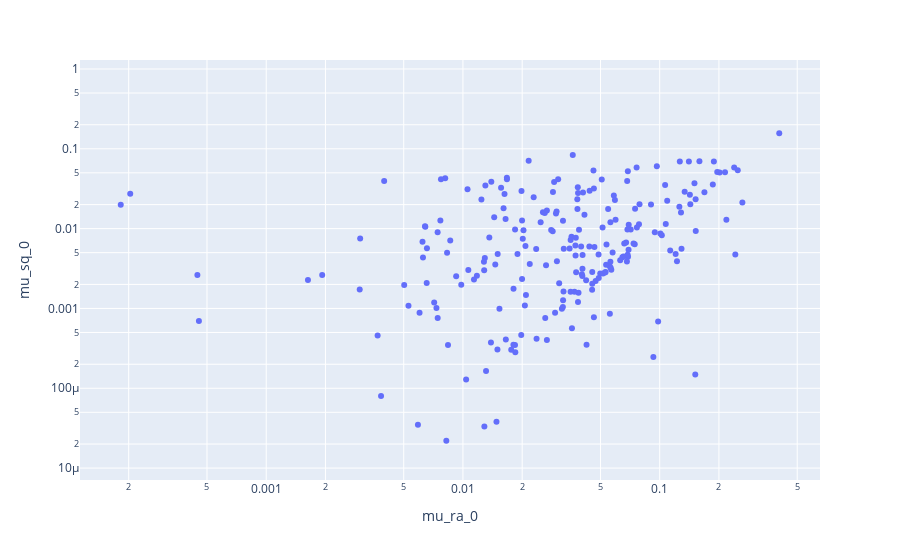

Source (notebook cell):
### Code cell
fig = px.scatter(fp, x='mu_ra_0', y='mu_sq_0', log_x=True, log_y=True)
fig.show()

### Figure 1 — Plotly figure (JSON) as saved in the notebook; plotly's stock layout.template omitted (floating-point values rounded to 4 significant figures; data arrays with more than 128 entries replaced by an {"elided": "..."} marker saying what was removed)
{"data": [{"hovertemplate": "mu_ra_0=%{x}<br>mu_sq_0=%{y}<extra></extra>", "legendgroup": "", "marker": {"color": "#636efa", "symbol": "circle"}, "mode": "markers", "name": "", "orientation": "v", "showlegend": false, "type": "scatter", "x": {"elided": "802 float values"}, "xaxis": "x", "y": {"elided": "802 float values"}, "yaxis": "y"}], "layout": {"legend": {"tracegroupgap": 0}, "margin": {"t": 60}, "xaxis": {"anchor": "y", "domain": [0, 1], "title": {"text": "mu_ra_0"}, "type": "log"}, "yaxis": {"anchor": "x", "domain": [0, 1], "title": {"text": "mu_sq_0"}, "type": "log"}}}
